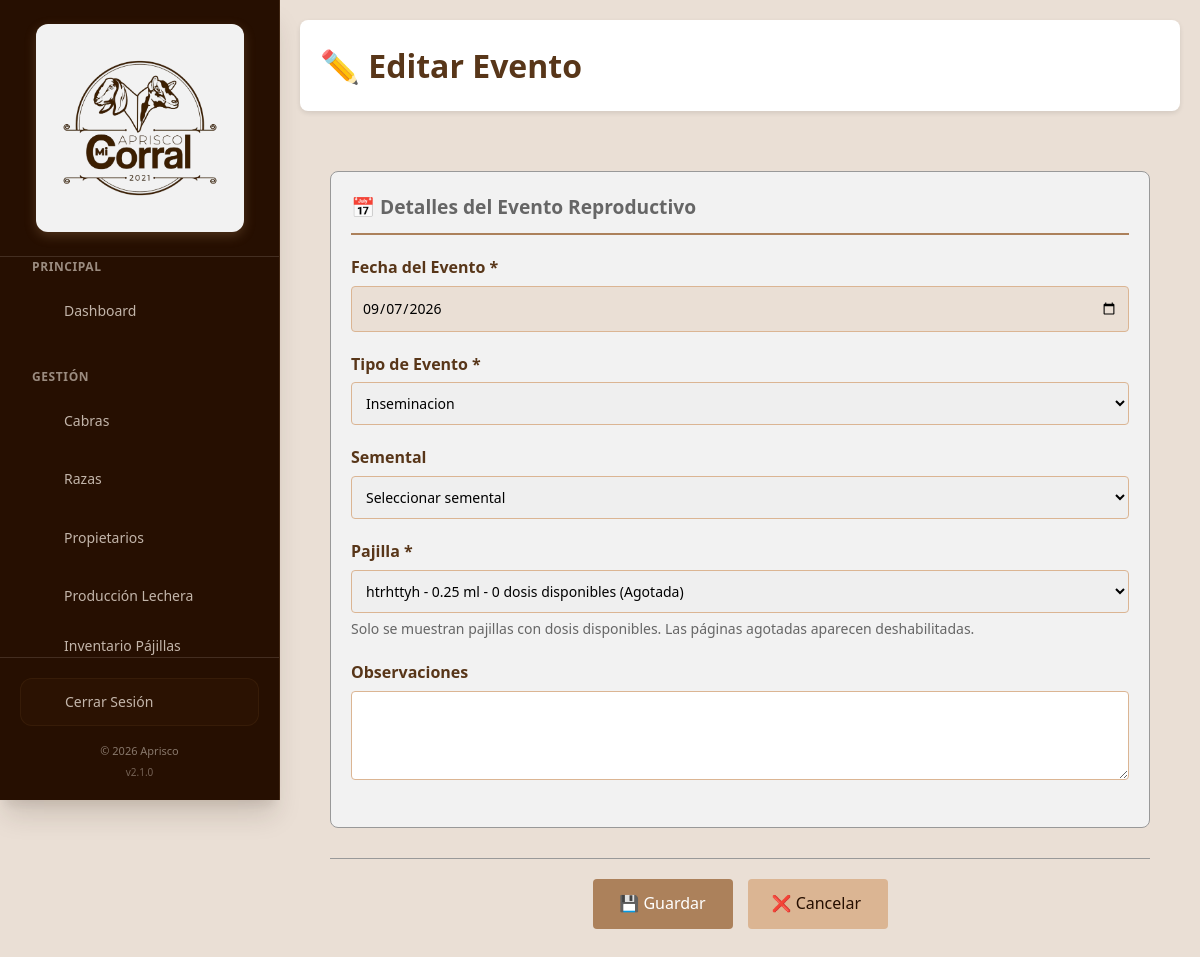
/eventos/30/edit (signed in), run on the app's committed database.
### tables this page shows
CREATE TABLE `eventos_reproductivos` (
  `id_evento` int NOT NULL,
  `id_cabra` int NOT NULL,
  `fecha_evento` date NOT NULL,
  `tipo_evento` enum('CELO','MONTA','INSEMINACION','DIAGNOSTICO_GESTACION','GESTANTE','ABORTO','SECADO','VACIA') NOT NULL,
  `id_semental` int DEFAULT NULL,
  `observaciones` text,
  `registrado_por` int DEFAULT NULL,
  `id_pajilla` int UNSIGNED DEFAULT NULL
);

CREATE TABLE `pajillas` (
  `id_pajilla` int UNSIGNED NOT NULL,
  `id_canastilla` int UNSIGNED NOT NULL,
  `nombre_ejemplar` varchar(255) NOT NULL,
  `registro_ejemplar` varchar(100) DEFAULT NULL,
  `foto` varchar(255) DEFAULT NULL,
  `tamano` enum('0.50 ml','0.25 ml') NOT NULL DEFAULT '0.50 ml',
  `cantidad` int UNSIGNED DEFAULT '0',
  `dosis_disponibles` int UNSIGNED DEFAULT '0',
  `observaciones` text,
  `fecha_registro` timestamp NULL DEFAULT CURRENT_TIMESTAMP
);

### config/database.php (called while the page is built)
<?php
class Database
{
    private $host = 'localhost';
    private $db_name = 'apriscom_aprisco';
    private $username = 'root';
    private $password = '';
    private $conn = null;
    public function getConnection()
    {
        if ($this->conn === null) {
            try {
                $this->conn = new PDO(
                    "mysql:host=" . $this->host . ";dbname=" . $this->db_name . ";charset=utf8mb4",
                    $this->username,
                    $this->password,
                    [
                        PDO::ATTR_ERRMODE => PDO::ERRMODE_EXCEPTION,
                        PDO::ATTR_DEFAULT_FETCH_MODE => PDO::FETCH_ASSOC,
                        PDO::ATTR_EMULATE_PREPARES => false
                    ]
                );
            } catch (PDOException $e) {
                error_log("Error de conexión: " . $e->getMessage());
                throw new Exception("Error de conexión a la base de datos");
            }
        }
        return $this->conn;
    }
}

### src/models/EventoReproductivo.php (called while the page is built, shortened)
<?php
class EventoReproductivo {
    private $db;
    public function __construct($db) {
        $this->db = $db;
    }
    public function getById($id_evento) {
        $sql = "SELECT * FROM eventos_reproductivos WHERE id_evento = :id";
        $stmt = $this->db->prepare($sql);
        $stmt->bindParam(':id', $id_evento, PDO::PARAM_INT);
        $stmt->execute();
        return $stmt->fetch(PDO::FETCH_ASSOC);
    }
}

### src/models/Pajilla.php (called while the page is built, shortened)
<?php
class Pajilla {
    private $db;
    public function __construct($db) {
        $this->db = $db;
    }
    public function getAll($includeZeroStock = true) {
        try {
            $sql = "SELECT p.*, c.nombre AS canastilla_nombre
                    FROM pajillas p
                    LEFT JOIN canastillas c ON p.id_canastilla = c.id_canastilla";
            $sql .= " ORDER BY p.fecha_registro DESC, p.nombre_ejemplar ASC";
            $stmt = $this->db->prepare($sql);
            $stmt->execute();
            return $stmt->fetchAll(PDO::FETCH_ASSOC);
        } catch (PDOException $e) {
            error_log("Error getting Pajillas: " . $e->getMessage());
            return [];
        }
    }
}

### includes/functions.php (called while the page is built, shortened)
<?php
function e($string) {
    return htmlspecialchars($string, ENT_QUOTES, 'UTF-8');
}

### src/views/eventos/create_edit_evento.php (the view, shortened to what this page needs)
<!DOCTYPE html>
<html lang="es">
<head>
    <link rel="stylesheet" href="<?php echo BASE_URL; ?>/assets/css/style.css">
</head>
<body>
    <?php include __DIR__ . '/../../../includes/sidebar.php'; ?>
    <div class="container">
        <header class="dashboard-header">
            <h1><?php echo isset($evento) ? '✏️ Editar Evento' : '➕ Registrar Evento'; ?></h1>
        </header>
        <main class="main-content">
            <form method="POST" action="<?php echo isset($evento) ? BASE_URL . '/eventos/' . $evento['id_evento'] . '/edit' : BASE_URL . '/eventos/' . $id_cabra . '/create'; ?>" class="cabra-form">
                <div class="form-section">
                    <h3>📅 Detalles del Evento Reproductivo</h3>
                    <div class="form-group">
                        <label for="fecha_evento">Fecha del Evento *</label>
                        <input type="date" name="fecha_evento" id="fecha_evento" required value="<?php echo $evento['fecha_evento'] ?? ''; ?>">
                    </div>
                    <div class="form-group">
                        <label for="tipo_evento">Tipo de Evento *</label>
                        <select name="tipo_evento" id="tipo_evento" required>
                            <?php foreach (
                                [
                                    'CELO',
                                    'MONTA',
                                    'INSEMINACION',
                                    'DIAGNOSTICO_GESTACION',
                                    'GESTANTE',
                                    'ABORTO',
                                    'SECADO',
                                    'VACIA'
                                ] as $tipo
                            ): ?>
                                <option value="<?php echo $tipo; ?>" <?php echo (isset($evento) && $evento['tipo_evento'] === $tipo) ? 'selected' : ''; ?>><?php echo ucfirst(strtolower(str_replace('_', ' ', $tipo))); ?></option>
                            <?php endforeach; ?>
                        </select>
                    </div>
                    <div class="form-group">
                        <label for="id_semental">Semental</label>
                        <select name="id_semental" id="id_semental">
                            <option value="">Seleccionar semental</option>
                        </select>
                    </div>
                    <div class="form-group" id="pajilla_field_container" style="display: none;">
                        <label for="id_pajilla">Pajilla *</label>
                        <select name="id_pajilla" id="id_pajilla">
                            <?php if (!empty($pajillas)): ?>
                                <?php foreach ($pajillas as $p): ?>
                                    <?php
                                        $isSelected = (isset($evento) && isset($evento['id_pajilla']) && $evento['id_pajilla'] == $p['id_pajilla']);
                                        $isAgotada = $p['dosis_disponibles'] <= 0;
                                    ?>
                                    <option value="<?php echo $p['id_pajilla']; ?>"
                                        <?php echo $isSelected ? 'selected' : ''; ?>
                                        <?php echo $isAgotada && !$isSelected ? 'disabled' : ''; ?>>
                                        <?php echo e($p['nombre_ejemplar']); ?> - <?php echo e($p['tamano']); ?> - <?php echo e($p['dosis_disponibles']); ?> dosis disponibles<?php echo $isAgotada ? ' (Agotada)' : ''; ?>
                                    </option>
                                <?php endforeach; ?>
                            <?php else: ?>
                                <option value="" disabled>No hay pajillas registradas</option>
                            <?php endif; ?>
                        </select>
                        <small class="form-help">Solo se muestran pajillas con dosis disponibles. Las páginas agotadas aparecen deshabilitadas.</small>
                    </div>
                    <div class="form-group">
                        <label for="observaciones">Observaciones</label>
                        <textarea name="observaciones" id="observaciones" rows="3"><?php echo $evento['observaciones'] ?? ''; ?></textarea>
                    </div>
                </div>
                <div class="form-actions">
                    <button type="submit" class="btn btn-primary">💾 Guardar</button>
                    <a href="<?php echo BASE_URL; ?>/cabras/<?php echo $id_cabra; ?>" class="btn btn-secondary">❌ Cancelar</a>
                </div>
    </form>
        </main>
    </div>
</body>
</html>

### assets/css/style.css (style rules this page uses)
:root { --dark: #260f01; --brown: #583619; --tan: #ac815b; --beige: #dbb593; --cream: #eadfd5; --light: #f2f2f2; --black: #000000; --white: #ffffff; --gray: #666666; --light-gray: #999999; }
* { margin: 0; padding: 0; box-sizing: border-box; }
html { overflow-x: hidden; }
body { min-width: 320px; overflow-x: hidden; }
input, select, textarea, button { max-width: 100%; font: inherit; }
.container, .main-content, .dashboard-content, .dashboard-header, .form-container, .cabra-detail-container { width: 100%; min-width: 0; }
.sidebar ~ .container, .sidebar ~ .main-content { width: calc(100% - 280px); margin-left: 280px; }
.main-content { min-width: 0; overflow-x: auto; }
.dashboard-header > *, .actions-bar > *, .info-header > * { min-width: 0; }
.detail-actions .btn, .form-actions .btn, .cabra-actions .btn { max-width: 100%; }
body { font-family: "Segoe UI", Tahoma, Geneva, Verdana, sans-serif; line-height: 1.6; color: var(--dark); background-color: var(--cream); }
.container { max-width: 1200px; margin: 0 auto; padding: 20px; }
.form-group { margin-bottom: 20px; }
.form-group label { display: block; margin-bottom: 5px; font-weight: 600; color: var(--dark); }
.form-group input { width: 100%; padding: 12px; border: 1px solid var(--beige); border-radius: 4px; font-size: 16px; transition: border-color 0.3s; background-color: var(--cream); }
.form-group small { display: block; margin-top: 5px; color: var(--gray); font-size: 14px; }
.btn { display: inline-block; padding: 12px 24px; background-color: var(--tan); color: var(--white); text-decoration: none; border: none; border-radius: 4px; cursor: pointer; font-size: 16px; transition: background-color 0.3s; }
.btn-primary { background-color: var(--tan); width: 100%; }
.btn-secondary { background-color: var(--beige); color: var(--dark); }
.dashboard-header { display: flex; justify-content: space-between; align-items: center; background: var(--white); padding: 20px; border-radius: 8px; margin-bottom: 30px; box-shadow: 0 2px 5px rgba(0, 0, 0, 0.1); }
.dashboard-header h1 { color: var(--brown); margin: 0; overflow-wrap: anywhere; }
.form-section { margin-bottom: 30px; }
.form-section h3 { color: var(--brown); margin-bottom: 20px; font-size: 18px; padding-bottom: 10px; border-bottom: 2px solid var(--beige); }
.form-actions { display: flex; gap: 15px; justify-content: center; margin-top: 30px; padding-top: 20px; border-top: 1px solid var(--beige); }
.form-actions .btn { width: auto; min-width: 140px; }
.cabra-form { padding: 30px; }
.form-section { border: 1px solid var(--light-gray); border-radius: 8px; padding: 20px; background: var(--light); }
.form-section h3 { margin: 0 0 20px 0; color: var(--gray); font-size: 1.2em; border-bottom: 2px solid var(--tan); padding-bottom: 10px; }
.form-group label { display: block; margin-bottom: 5px; font-weight: bold; color: var(--brown); }
.form-group input, .form-group select { width: 100%; padding: 10px; border: 1px solid var(--beige); border-radius: 4px; font-size: 14px; }
.form-help { display: block; margin-top: 5px; color: var(--gray); font-size: 0.9em; }
.form-actions { display: flex; gap: 15px; justify-content: center; margin-top: 30px; padding-top: 20px; border-top: 1px solid var(--light-gray); }
.form-group input, .form-group select, .form-group textarea { width: 100%; padding: 10px; border: 1px solid var(--beige); border-radius: 4px; font-size: 14px; }

### includes/sidebar.php (style rules this page uses)
:root { --dark: #260F01; --brown: #583619; --tan: #AC815B; --beige: #DBB593; --cream: #EADFD5; --light: #F2F2F2; --black: #000000; --white: #FFFFFF; --gray: #666666; --light-gray: #999999; }

### data on the page
eventos_reproductivos: fecha_evento "09/07/2026", tipo_evento "Inseminacion", id_pajilla "htrhttyh - 0.25 ml - 0 dosis disponibles (Agotada)"

### other printed values
SITE_NAME "Aprisco"
